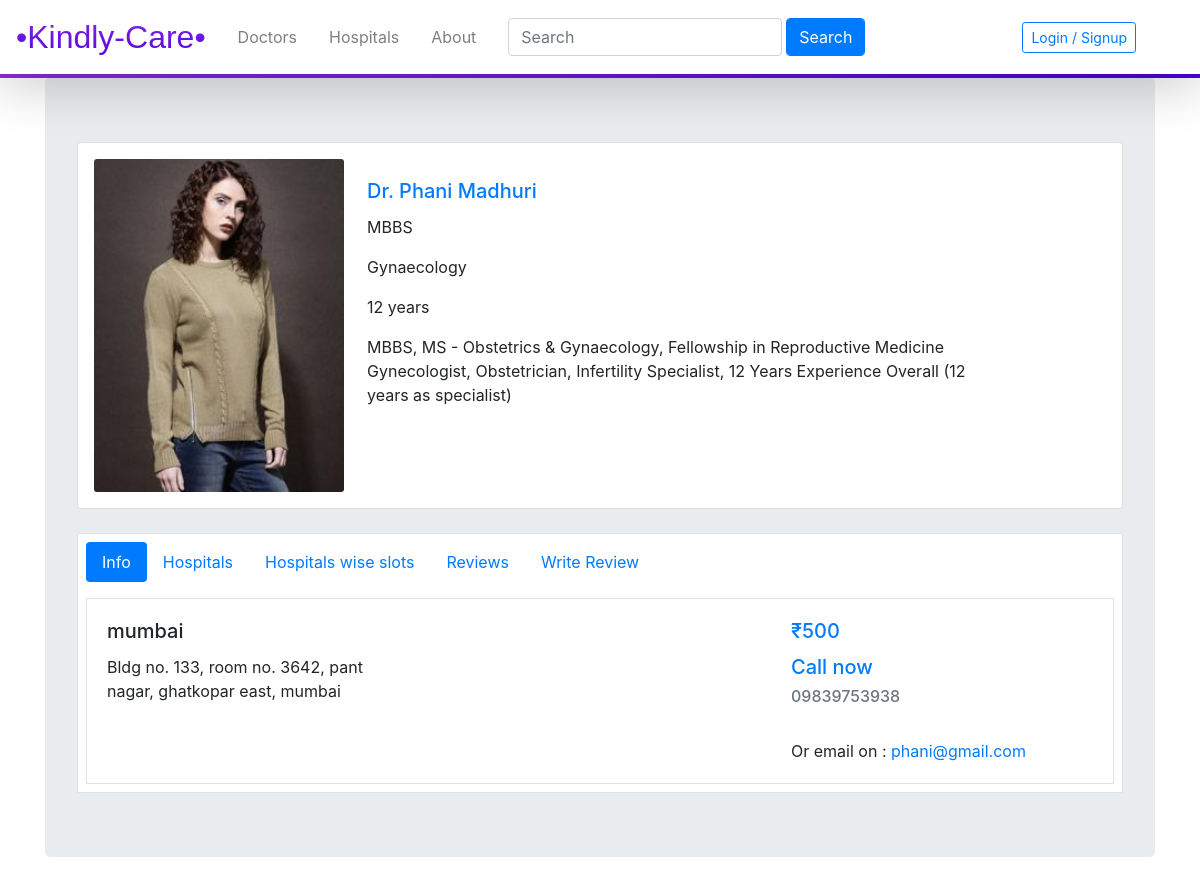
The app's page /doctor1, older data.
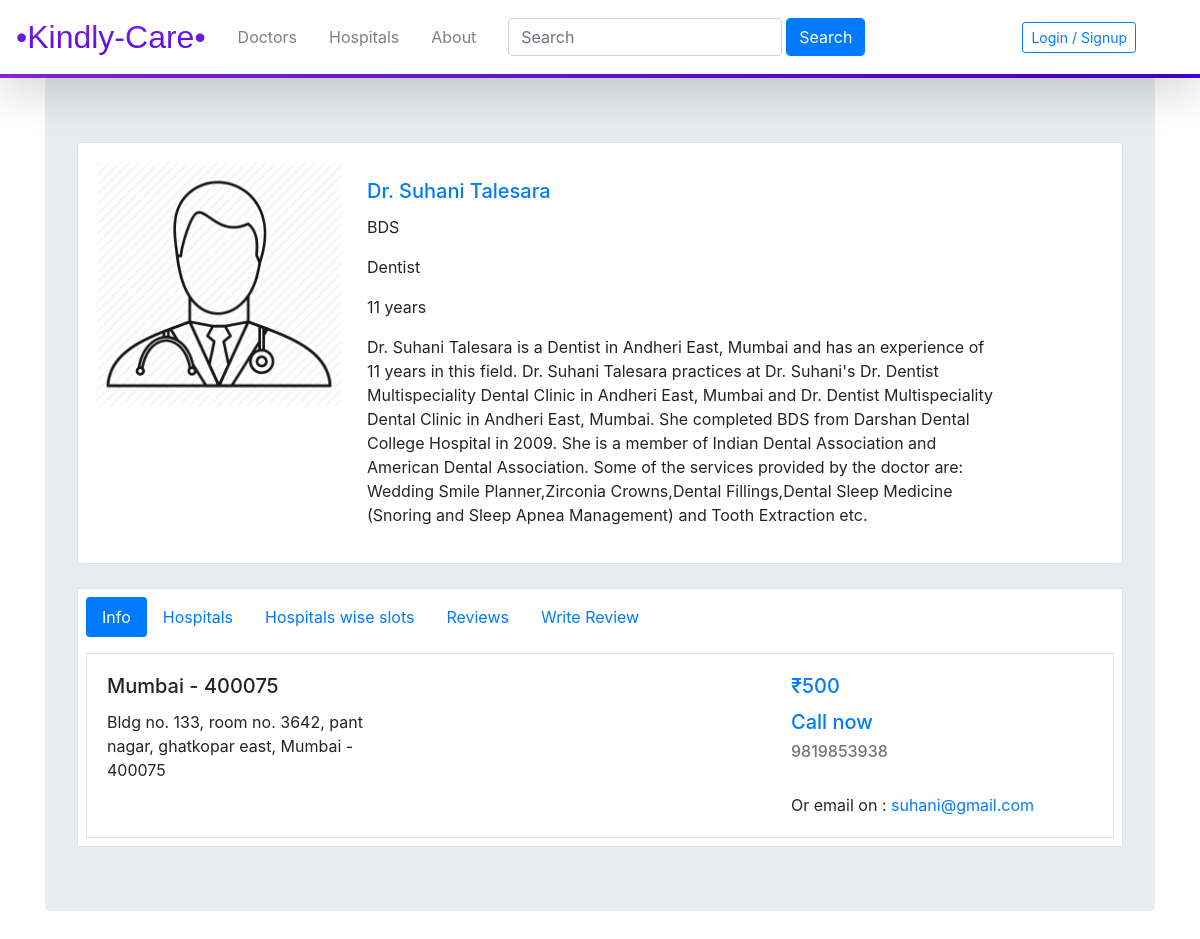
The same page, newer data.
### kindlycare/models.py (models this page shows, shortened)
class Doctors(db.Model, UserMixin):
    __tablename__ = 'doctors'
    id = db.Column(db.Integer,primary_key = True)
    name = db.Column(db.String(20),nullable = False)
    password = db.Column(db.String(20))
    email = db.Column(db.String(64),unique = True,index = True)
    qualification = db.Column(db.String(50),nullable = False)
    specialization = db.Column(db.String(140))
    consultation_fees = db.Column(db.Integer, nullable = False)
    profile_image = db.Column(db.String(64),default = 'default_image.jpg')
    experience = db.Column(db.Text,nullable = False)
    contact_number = db.Column(db.String(10),nullable = False)
    description = db.Column(db.Text,nullable = False)
    address_line_1 = db.Column(db.Text,nullable = False,default='India')
    address_line_2 = db.Column(db.Text,nullable = False,default='India')
    address_line_3 = db.Column(db.Text,nullable = False,default='India')
    reviews = db.relationship('Reviews',backref='doctor')
    slots = db.relationship('Slots',backref='doctor')
    appointments = db.relationship('Appointments',backref='doctor')
    hospitals_name = db.relationship('Hospitals',secondary=relate, backref = db.backref('doctor', lazy = True))

### kindlycare/doctors/views.py (the view, shortened to what this page needs)
@doctors.route('/doctor<int:doctor_id>', methods=['GET', 'POST'])
def viewDoctor(doctor_id):
    doc = Doctors.query.filter_by(id=doctor_id).first()
    address = doc.address_line_1+', '+doc.address_line_2+', '+doc.address_line_3
    reviews = Reviews.query.filter_by(doctor_id=doc.id).all()
    slots = Slots.query.filter_by(doc_id=doctor_id).all()
    for slot in slots:
        print(slot.hospital_name)
    form = ReviewForm()
    return render_template('doctors.html', doc=doc, address=address, reviews=reviews, form=form, slots=slots)

### kindlycare/doctors/forms.py
class ReviewForm(FlaskForm):
    name = StringField('Your name', validators=[DataRequired()])
    content = TextAreaField('Your feedback', validators=[DataRequired()])
    rating = SelectField('Your rating', validators=[DataRequired()], choices=[
                         ('1', '1'), ('2', '2'), ('3', '3'), ('4', '4'), ('5', '5')])
    submit = SubmitField('Submit')

### kindlycare/templates/doctors.html (shortened to what this page needs)
{% extends 'base.html' %}
{% block content %}
<div class="jumbotron">
    <div class="card container bg-white p-3">
        <div class="row no-gutters">
            <div class="col-md-3">
                {% if doc.profile_picture %}
                <img src="{{url_for('static',filename='profile_pics/'+doc.profile_image)}}" class="card-img" alt="..."
                    style="width: fit-content;">
                {% else %}
                <img src="{{url_for('static',filename='profile_pics/'+doc.profile_image)}}" class="card-img" alt="..."
                    style="width: 250px;">
                {% endif %}
            </div>
            <div class="col-md-8">
                <div class="card-body">
                    <h5 class="card-title text-primary"> {{doc.name}}</h5>
                    <p class="card-text">{{doc.qualification}}</p>
                    <p class="card-text">{{doc.specialization}}</p>
                    <p class="card-text">{{doc.experience}}</p>
                    <p class="card-text">{{doc.description}}</p>
                </div>
            </div>
        </div>
    </div>
    <br>
    <div class=" border container bg-white p-2">
        <ul class="nav nav-pills mb-3" id="pills-tab" role="tablist">
            <li class="nav-item">
                <a class="nav-link active" id="pills-home-tab" data-toggle="pill" href="#pills-home" role="tab"
                    aria-controls="pills-home" aria-selected="true">Info</a>
            </li>
            <li class="nav-item">
                <a class="nav-link" id="pills-hospitals-tab" data-toggle="pill" href="#pills-hospitals" role="tab"
                    aria-controls="pills-hospitals" aria-selected="false">Hospitals</a>
            </li>
            <li class="nav-item">
                <a class="nav-link" id="pills-slots-tab" data-toggle="pill" href="#pills-slots" role="tab"
                    aria-controls="pills-slots" aria-selected="false">Hospitals wise slots</a>
            </li>
            <li class="nav-item">
                <a class="nav-link" id="pills-profile-tab" data-toggle="pill" href="#pills-profile" role="tab"
                    aria-controls="pills-profile" aria-selected="false">Reviews</a>
            </li>
            <li class="nav-item">
                <a class="nav-link" id="pills-contact-tab" data-toggle="pill" href="#pills-contact" role="tab"
                    aria-controls="pills-contact" aria-selected="false">Write Review</a>
            </li>
        </ul>
        <div class="tab-content" id="pills-tabContent">
            <div class="tab-pane fade show active border" id="pills-home" role="tabpanel" aria-labelledby="pills-home-tab">
                <div class="row no-gutters">
                    <div class="col-md-4">
                        <div class="card-body">
                            <h5 class="card-title">{{doc.address_line_3}}</h5>
                            <p class="card-text">{{address}}</p>
                        </div>
                    </div>
                    <div class="col-md-4">
                        <div class="card-body">
                        </div>
                    </div>
                    <div class="col-md-4">
                        <div class="card-body">
                            <h5 class="card-title text-primary">₹{{doc.consultation_fees}}</h5>
                            <h5 class="text-primary">Call now</h5><h6 class="text-muted">{{doc.contact_number}}</h6>
                            <br>
                            <p class="card-text">Or email on : <a href="#">{{doc.email}}</a></p>
                        </div>
                    </div>
                </div>
            </div>
        </div>
    </div>
</div>
{% endblock %}

### kindlycare/templates/base.html (shortened to what this page needs)
<!DOCTYPE html>
<html lang="en">
<head>
    <link rel="stylesheet" href="home.css">
    <link rel="stylesheet" href="https://stackpath.bootstrapcdn.com/bootstrap/4.4.1/css/bootstrap.min.css"
>
    <link rel="stylesheet" type="text/css"
        href="https://cdnjs.cloudflare.com/ajax/libs/font-awesome/5.11.2/css/all.css">
</head>
<body>
    <nav class="shadow-lg navbar navbar-expand-lg navbar-light">
        <ul class="navbar-nav">
            <a class="navbar-brand" href="{{url_for('core.home')}}" style="font-family: 'Gill Sans', 'Gill Sans MT', Calibri, 'Trebuchet MS', sans-serif;background: -webkit-linear-gradient(#8E2DE2,#4A00E0); -webkit-background-clip: text;
                -webkit-text-fill-color: transparent;font-size: 2rem;">•Kindly-Care•</a>
        </ul>
        <ul class="navbar-nav">
            <li class="nav-item"><a href="{{url_for('core.docs')}}" class="nav-link ml-2 mr-2">Doctors</a></li>
            <li class="nav-item"><a href="{{url_for('core.hosps')}}" class="nav-link ml-2 mr-2">Hospitals</a></li>
            <li class="nav-item"><a href="about" class="nav-link ml-2 mr-4">About</a></li>
            <form class="form-inline" method='GET' action="search">
                <input type="text" class="form-control ml-auto" name="query" placeholder="Search">
                <input type="submit" class="btn btn-primary form-control ml-1 mr-1" value="Search">
            </form>
        </ul>
        <ul class="navbar-nav ml-auto mr-5">
            {%if current_user.is_authenticated%}
            <li class="nav-item dropdown">
                <a class="nav-link dropdown-toggle" href="#" id="navbarDropdown" role="button" data-toggle="dropdown"
                    aria-haspopup="true" aria-expanded="false">
                    {{current_user.name}}
                </a>
                <div class="dropdown-menu" aria-labelledby="navbarDropdown">
                    <a class="dropdown-item" href="{{url_for('doctors.appointments')}}">My Appointments</a>
                    <a class="dropdown-item" href="{{url_for('doctors.view_feedbacks')}}">My Feedback</a>
                    <a class="dropdown-item" href="{{url_for('doctors.update_doctor')}}">View/Update Profile</a>
                    <div class="dropdown-divider"></div>
                    <a class="dropdown-item" href="{{url_for('doctors.logout')}}">Log Out</a>
                </div>
            </li>
            {%else%}
            <li class="nav-item"><a class="btn btn-sm btn-outline-primary" href="{{url_for('doctors.register')}}"> Login
                    /
                    Signup </a></li>
            {%endif%}
        </ul>
    </nav>
    <div style="background-image: linear-gradient(to right,#8E2DE2,#4A00E0);width: 100%;height: 4px;"></div>
    <div class="container">
        {% block content %}
        {% endblock %}
    </div>
</body>
</html>

### kindlycare/templates/base.html (style rules this page uses)
html { scroll-behavior: smooth; }

Row changes from the older to the newer data that the page shows:
changed Doctors: profile_image: picture removed, a placeholder shows; name "Dr. Phani Madhuri" → "Dr. Suhani Talesara"; qualification "MBBS" → "BDS"; specialization "Gynaecology" → "Dentist"; experience "12 years" → "11 years"; description "MBBS, MS - Obstetrics & Gynaecology, Fellowship in Reproductive Medicine Gynecologist, Obstetrician, Infertility Specialist, 12 Years Experience Overall (12 years as specialist)" → "Dr. Suhani Talesara is a Dentist in Andheri East, Mumbai and has an experience of 11 years in this field. Dr. Suhani Talesara practices at Dr. Suhani's Dr. Dentist Multispeciality Dental Clinic in Andheri East, Mumbai and Dr. Dentist Multispeciality Dental Clinic in Andheri East, Mumbai. She completed BDS from Darshan Dental College Hospital in 2009. She is a member of Indian Dental Association and American Dental Association. Some of the services provided by the doctor are: Wedding Smile Planner,Zirconia Crowns,Dental Fillings,Dental Sleep Medicine (Snoring and Sleep Apnea Management) and Tooth Extraction etc."; address_line_3 "mumbai" → "Mumbai - 400075"; contact_number "09839753938" → "9819853938"; email "phani@gmail.com" → "suhani@gmail.com"
Text that changed along with them:
{{ address }}: "Bldg no. 133, room no. 3642, pant nagar, ghatkopar east, mumbai" → "Bldg no. 133, room no. 3642, pant nagar, ghatkopar east, Mumbai - 400075"
